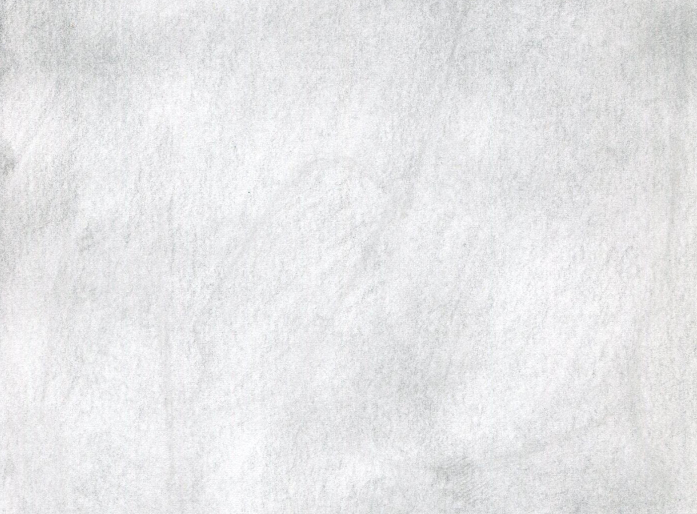
#> input picture data/preprocess/pencilsketch_bg.jpg, 1394 x 1028 px (shown at 1/2 size)
$ python -i image.py   (imports and definitions only)
#> lines starting #> are read from the running program, lines starting #| are printed output that depends on the picture
import cv2

__all__ = [
    'get_preprocessed_img',
    'show',
]


def get_preprocessed_img(img_path, image_size=(256, 256)):
#> called with image_size = (256, 256)
    img = cv2.imread(img_path)
#> img is the input picture: shape (1028, 1394, 3); mean B, G, R 232, 230.5, 230.3

    img_gray = cv2.cvtColor(img, cv2.COLOR_BGR2GRAY)
    img = cv2.cvtColor(img_gray, cv2.COLOR_GRAY2BGR)

    img = cv2.resize(img, image_size)
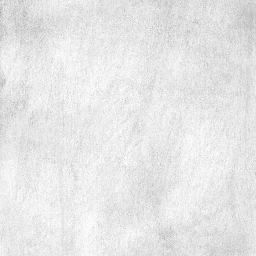
#> img: shape (256, 256, 3); min 154, max 255, mean 230.5
    img = img.astype('float32')
    img /= 255

    return img

def show(img_path):
    image = cv2.imread(img_path)
    cv2.namedWindow('view', cv2.WINDOW_AUTOSIZE)
    cv2.imshow('view', image)
    cv2.waitKey(0)
    cv2.destroyWindow('view')

>>> result = get_preprocessed_img('../../../data/preprocess/pencilsketch_bg.jpg')
